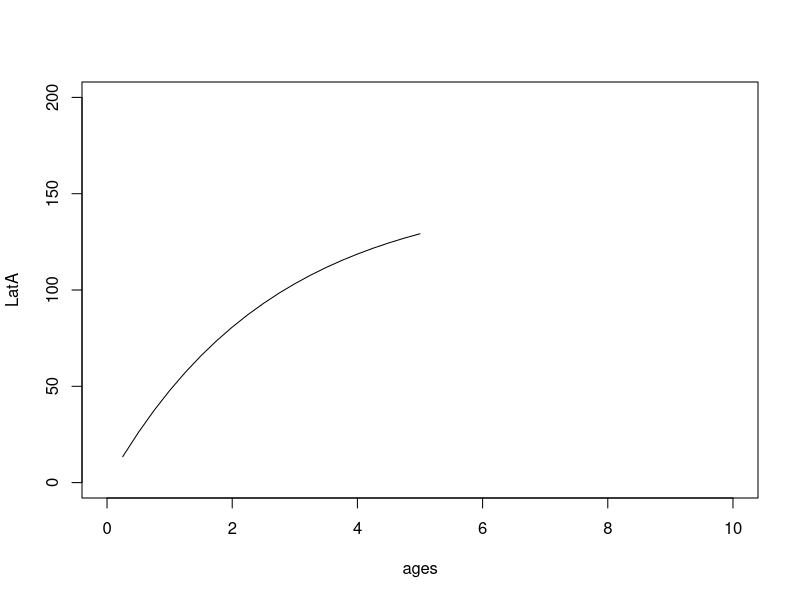
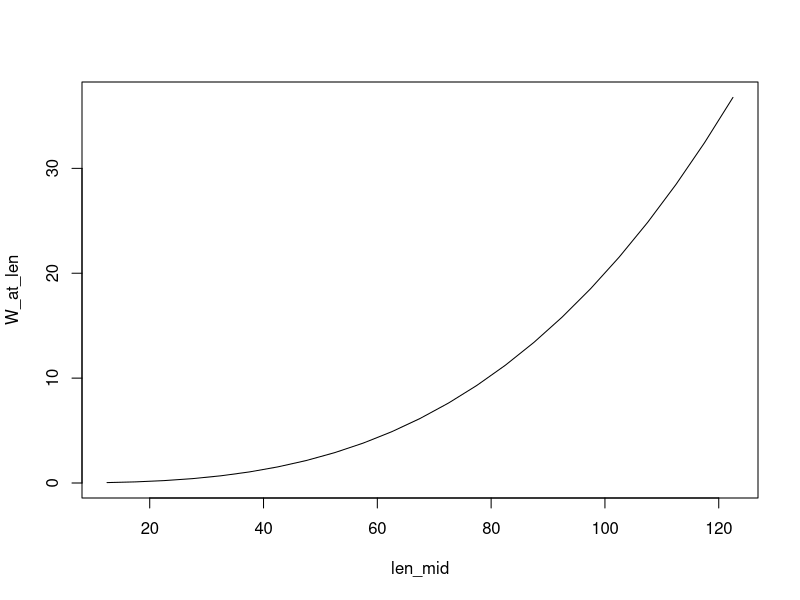
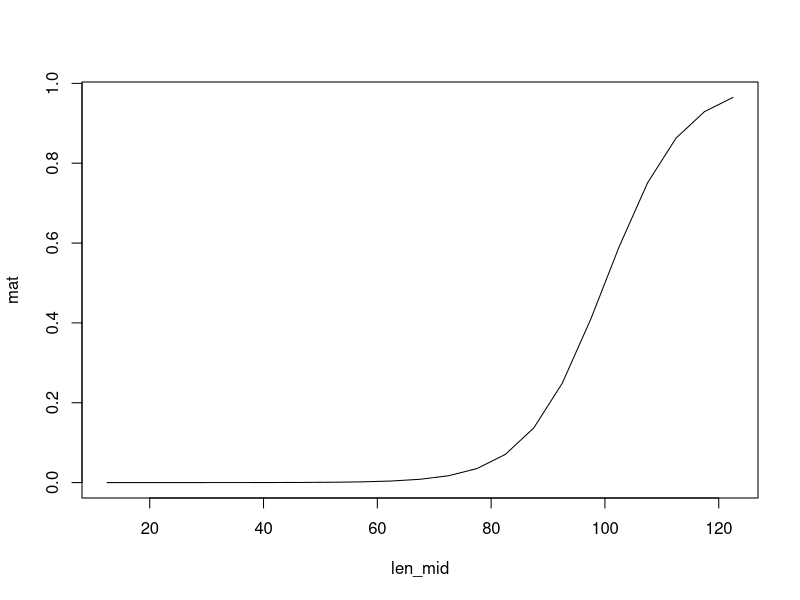
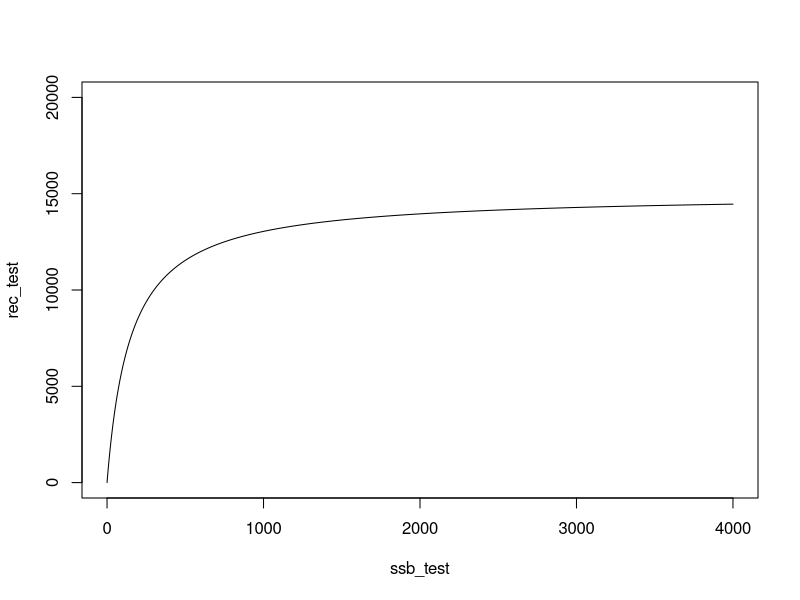

Reproduce these figures in R, in order.
#
# operating model M4: Tuna, Flat, Length-dependent
#-----------------------------------------------------
#---------------------------------------------------

# define functions
VB_func<-function(Linf,k,t0,age)
{
  Lt = Linf*(1-exp(-k*(age-t0))) 
  return(Lt)
}

mat_func<-function(L50,L95,length)
{
  b1=log(0.95/0.05)/(L95-L50)
  bo = -L50*b1
  logit_pt =  bo+b1*length
  matp= exp(logit_pt)/(1+exp(logit_pt))
  return(matp)
}

#---------------------------------------------------------------------------------
# define biological and fishing variables
nyear<-100 # number of years
rec.age<-0.25 # the age of recruitment to fishery (one quater)
first.year<-2020 # the first year of projection

# biological variables
max_age<-5 # number of ages

ages<-seq(rec.age,max_age,0.25) # list of ages in the simulation
years<-c(first.year:(first.year+nyear-1)) # list of years in the simulation

nage=length(ages)

len_mid<-seq(12.5,122.5,5)
len_border<-seq(10,125,5)
len_border[1]=-Inf
len_border[length(len_border)]=Inf
nlen<-length(len_mid)
len_lower=len_border[1:nlen]
len_upper=len_border[2:(nlen+1)]

M=0.2 # quaterly natural mortality
init_Z=0.1 # initial total mortality lead to equilibrium age structure

vbk=0.38
Linf=152
t0=1/Linf

LatA=VB_func(Linf,vbk,t0,ages)
plot(ages,LatA,type="l",ylim=c(0,200),xlim=c(0,10))

# weigth at length
a=2e-5; b=3
W_at_len = a*(len_mid^b)
plot(len_mid,W_at_len,type="l")

# maturation at length
mat_L50=100; mat_L95=120
mat=mat_func(mat_L50,mat_L95,len_mid)

plot(len_mid,mat,type="l")

cv_L=0.2 # the coefficient of variance in length at age at the beginning year
cv_inc=0.3 # the coefficient of variance in growth increment

std_logR=0.5 # standard deviation of recruitment
std_logN0=0.3 # standar deviation of initial number at age

# SR relationship (BH model) aS/(b+S)
alpha=15000
beta=150

ssb_test=seq(0,4000,1)
rec_test=alpha*ssb_test/(beta+ssb_test)

plot(ssb_test,rec_test,ylim=c(0,20000),type="l")

# growth transition matrix
Gij=matrix(NA,nrow=nlen,ncol=nlen) # probability from length bin j to lengh bin i.
for(j in 1:nlen){
  
  # ml_inc = (1-exp(-vbk*0.25))*(Linf-len_mid[j]) # expected growth increment based on VB model (quarterly growth)
  
  # decreasing logistic function
  delta_max=(1-exp(-vbk))*Linf # maximum expected size increment
  l50 = 0.5 * Linf # initial size having 50% maximum size increment
  l95 = 0.05 * Linf # initial size having 95% maximum size increment
  ml_inc = 0.25*delta_max / (1 + exp(-log(19)*(len_mid[j]-l50)/(l95-l50)))
  
  sl_inc = ml_inc*cv_inc # variability of growth increment
  
  for(i in 1:nlen){
    if(i<j){
      Gij[i,j]=0
    }
    if(i==j){
      Gij[i,j]=pnorm((len_upper[i]-len_mid[j]),ml_inc,sl_inc)
    }
    if(i>j){
      Gij[i,j]= pnorm((len_upper[i]-len_mid[j]),ml_inc,sl_inc)-pnorm((len_lower[i]-len_mid[j]),ml_inc,sl_inc)
    }
  }
}
colSums(Gij)

# survey variables

std_SN=0.1 # survey measurement error

q_surv_L50=30 # survey catchability at length
q_surv_L95=50
q_surv=mat_func(q_surv_L50,q_surv_L95,len_mid)

# fishing variable

# sel_L50=30 # fishing selectivity at length
# sel_L95=35
# sel=mat_func(sel_L50,sel_L95,len_mid)

sel=rep(1,length(len_mid))

#-------------------------------------------------------------------------------------------------
# start the simulation
setwd("E:\\simulation study\\operating models\\M4")

for(iter in 4:100){
  
  # to mimic continuous recruitment, tuna population dynamics is modelled as quater time step
  nstep=nyear*4
  
  # recruitment
  Rec<-rep(NA,nstep)
  R_init=10000 # initial number of recruitment(unit in '000)
  set.seed(iter)
  dev_logR = arima.sim(list(order=c(1,0,0), ar=0.1), n=nstep)*std_logR # std of rec is 0.2
  for(i in 1:nstep){
    Rec[i]<-exp(log(R_init)+dev_logR[i])
  }
  
  # mortality
  Z_at_len<-matrix(NA,nrow=nstep,ncol=nlen) # total mortality at length
  F_at_len<-matrix(NA,nrow=nstep,ncol=nlen) # fishing mortality at length
  M_at_len<-matrix(M,nrow=nstep,ncol=nlen) # natural mortality at length
  set.seed(iter)
  F_yr<-0.2*exp(arima.sim(list(order=c(1,0,0), ar=0.75), n=nstep)*0.2) # quarterly fishing mortality
  for(i in 1:nstep){
    F_at_len[i,]<-F_yr[i]*sel
    Z_at_len[i,]<-F_at_len[i,]+M_at_len[i,]
  }
  
  N_at_age<-matrix(NA,nrow=nstep,ncol=nage) # abundance at age
  N_at_len<-matrix(NA,nrow=nstep,ncol=nlen) # abundance at length
  
  # first year age structure
  set.seed(iter)
  N0_at_age = rep(NA,nage)
  dev_logN0 = rnorm((nage-1),0,std_logN0) # std of N0 is 0.3
  N0_at_age[1]<-Rec[1]
  for(i in 2:nage){
    N0_at_age[i]=N0_at_age[i-1]*exp(-init_Z+dev_logN0[i-1])
  }
  
  # three-dimensional cohort dynamics
  nla_list=list()
  bla_list=list()
  sbla_list=list()
  cnla_list=list()
  cbla_list=list()
  
  nla=matrix(NA,nrow=nlen,ncol=nage) # number of length at age
  bla=matrix(NA,nrow=nlen,ncol=nage) # biomass of length at age
  sbla=matrix(NA,nrow=nlen,ncol=nage) # spawning biomass of length at age
  cnla=matrix(NA,nrow=nlen,ncol=nage) # catch number of length at age
  cbla=matrix(NA,nrow=nlen,ncol=nage) # catch biomass of length at age
  
  SSB=rep(NA,nstep)
  TN=rep(NA,nstep)
  TB=rep(NA,nstep)
  CN=rep(NA,nstep)
  CB=rep(NA,nstep)
  
  pla=matrix(NA,nrow=nlen,ncol=nage) # probability of length at age
  ml=VB_func(Linf,vbk,t0,ages)
  sl=cv_L*ml
  for(i in 1:nlen){
    pla[i,]=pnorm(len_border[i+1],ml,sl)-pnorm(len_border[i],ml,sl)
  }
  
  for(i in 1:nage){
    nla[,i]=N0_at_age[i]*pla[,i]
    bla[,i]=nla[,i]*W_at_len
    sbla[,i]=bla[,i]*mat
    cnla[,i]=nla[,i]*(1-exp(-Z_at_len[1,]))*(F_at_len[1,]/Z_at_len[1,])
    cbla[,i]=cnla[,i]*W_at_len
  }
  
  nla_list[[1]]=nla
  bla_list[[1]]=bla
  sbla_list[[1]]=sbla
  cnla_list[[1]]=cnla
  cbla_list[[1]]=cbla
  
  TN[1]=sum(nla)
  TB[1]=sum(bla)
  SSB[1]=sum(sbla)
  CN[1]=sum(cnla)
  CB[1]=sum(cbla)
  
  for(i in 2:nstep)
  {
    # recruitment process
    logR=log(alpha*SSB[i-1]/(beta + SSB[i-1])) # BH model
    Rec[i]<-exp(logR+dev_logR[i]) # add autocorrelated error
    nla[,1]=Rec[i]*pla[,1]
    bla[,1]=nla[,1]*W_at_len
    sbla[,1]=bla[,1]*mat
    cnla[,1]=nla[,1]*(1-exp(-Z_at_len[i,]))*(F_at_len[i,]/Z_at_len[i,])
    cbla[,1]=cnla[,1]*W_at_len
    
    for(j in 2:(nage-1))
    {
      # survival process
      nla_survival=nla_list[[i-1]][,j-1]*exp(-Z_at_len[i-1,])
      
      # growth process
      nla[,j]=Gij %*% nla_survival
      bla[,j]=nla[,j]*W_at_len
      sbla[,j]=bla[,j]*mat
      cnla[,j]=nla[,j]*(1-exp(-Z_at_len[i,]))*(F_at_len[i,]/Z_at_len[i,])
      cbla[,j]=cnla[,j]*W_at_len
    }
    # plus group
    # survival process
    nla_survival=nla_list[[i-1]][,nage-1]*exp(-Z_at_len[i-1,]) + nla_list[[i-1]][,nage]*exp(-Z_at_len[i-1,])
    # growth process
    nla[,nage]=Gij %*% nla_survival
    bla[,nage]=nla[,nage]*W_at_len
    sbla[,nage]=bla[,nage]*mat
    cnla[,nage]=nla[,nage]*(1-exp(-Z_at_len[i,]))*(F_at_len[i,]/Z_at_len[i,])
    cbla[,nage]=cnla[,nage]*W_at_len
    
    nla_list[[i]]=nla
    bla_list[[i]]=bla
    sbla_list[[i]]=sbla
    cnla_list[[i]]=cnla
    cbla_list[[i]]=cbla
    
    TN[i]=sum(nla)
    TB[i]=sum(bla)
    SSB[i]=sum(sbla)
    CN[i]=sum(cnla)
    CB[i]=sum(cbla)
  }
  
  # derive two-dimensional number, biomass and catch at length and age
  N_at_age<-matrix(NA,nrow=nstep,ncol=nage) # number at age
  N_at_len<-matrix(NA,nrow=nstep,ncol=nlen) # number at length
  B_at_age<-matrix(NA,nrow=nstep,ncol=nage) # biomass at age
  B_at_len<-matrix(NA,nrow=nstep,ncol=nlen) # biomass at length
  SB_at_age<-matrix(NA,nrow=nstep,ncol=nage) # spawning biomass at age
  SB_at_len<-matrix(NA,nrow=nstep,ncol=nlen) # spawning biomass at length
  CN_at_age<-matrix(NA,nrow=nstep,ncol=nage) # catch number at age
  CN_at_len<-matrix(NA,nrow=nstep,ncol=nlen) # catch number at length
  CB_at_age<-matrix(NA,nrow=nstep,ncol=nage) # catch biomass at age
  CB_at_len<-matrix(NA,nrow=nstep,ncol=nlen) # catch biomass at length
  
  for(i in 1:nstep){
    N_at_age[i,]<-colSums(nla_list[[i]])
    N_at_len[i,]<-rowSums(nla_list[[i]])
    B_at_age[i,]<-colSums(bla_list[[i]])
    B_at_len[i,]<-rowSums(bla_list[[i]])
    SB_at_age[i,]<-colSums(sbla_list[[i]])
    SB_at_len[i,]<-rowSums(sbla_list[[i]])
    CN_at_age[i,]<-colSums(cnla_list[[i]])
    CN_at_len[i,]<-rowSums(cnla_list[[i]])
    CB_at_age[i,]<-colSums(cbla_list[[i]])
    CB_at_len[i,]<-rowSums(cbla_list[[i]])
  }
  
  # derive one dimensional number, biomass and catch
  TN<-rep(NA,nstep)
  TB<-rep(NA,nstep)
  SSB<-rep(NA,nstep)
  CN<-rep(NA,nstep)
  CB<-rep(NA,nstep)
  
  for(i in 1:nstep){
    TN[i]<-sum(N_at_len[i,])
    TB[i]<-sum(B_at_len[i,])
    SSB[i]<-sum(SB_at_len[i,])
    CN[i]<-sum(CN_at_len[i,])
    CB[i]<-sum(CB_at_len[i,])
  }
  
  # derive age-based mortality
  Z_at_age<-matrix(NA,nrow=nstep-1,ncol=nage-1)
  F_at_age<-matrix(NA,nrow=nstep-1,ncol=nage-1)
  M_at_age<-matrix(NA,nrow=nstep-1,ncol=nage-1)
  
  for(i in 1:(nstep-1)){
    for(j in 1:(nage-1)){
      Z_at_age[i,j]=log(N_at_age[i,j])-log(N_at_age[i+1,j+1])
      #F_at_age[i,j]=log(N_at_age[i,j]) - log(N_at_age[i,j]-CN_at_age[i,j])
      F_at_age[i,j]=(CN_at_age[i,j]*Z_at_age[i,j])/(N_at_age[i,j]*(1-exp(-Z_at_age[i,j])))
      M_at_age[i,j]=Z_at_age[i,j]-F_at_age[i,j]
    }
  }
  
  # calculate research vessel survey index
  rvnla_list=list()
  rvbla_list=list()
  rvnla=matrix(NA,nrow=nlen,ncol=nage) # number of length at age
  rvbla=matrix(NA,nrow=nlen,ncol=nage) # biomass of length at age
  RVN_at_age=matrix(NA,nrow=nstep,ncol=nage)
  RVN_at_len=matrix(NA,nrow=nstep,ncol=nlen)
  RVB_at_age=matrix(NA,nrow=nstep,ncol=nage)
  RVB_at_len=matrix(NA,nrow=nstep,ncol=nlen)
  
  set.seed(iter)
  surv_error<-rnorm(nstep,0,std_SN)
  for(i in 1:nstep){
    temp=nla_list[[i]]
    for(j in 1:nage){
      rvnla[,j]=temp[,j]*q_surv*exp(surv_error[i])
      rvbla[,j]=rvnla[,j]*W_at_len
    }
    rvnla_list[[i]]=rvnla
    rvbla_list[[i]]=rvbla
    
    RVN_at_age[i,]<-colSums(rvnla_list[[i]])
    RVN_at_len[i,]<-rowSums(rvnla_list[[i]])
    RVB_at_age[i,]<-colSums(rvbla_list[[i]])
    RVB_at_len[i,]<-rowSums(rvbla_list[[i]])
  }
  
  for(i in 1:nstep)
  {
    for(j in 1:nlen)
    {
      if(RVN_at_len[i,j]<1e-6){RVN_at_len[i,j]=1e-6}
    }
  }
  
  RVN=rowSums(RVN_at_len)
  RVB=rowSums(RVB_at_len)
  
  sim.data=list(
    SN_at_len = RVN_at_len[381:400,],
    q_surv = q_surv,
    len_mid = len_mid,
    nstep=(nyear-95)*4,
    nage=nage,
    nlen=nlen,
    ages=seq(0.25,max_age,0.25),
    weight=matrix(rep(W_at_len,(nyear-95)*4),nrow=nlen,ncol=(nyear-95)*4),
    mat=matrix(rep(mat,(nyear-95)*4),nrow=nlen,ncol=(nyear-95)*4),
    
    sel = sel,
    F_at_len = F_at_len[381:400,],
    F_at_age = F_at_age[381:399,],
    M_at_len = M_at_len[381:400,],
    M_at_age = M_at_age[381:399,],
    N_at_len = N_at_len[381:400,],
    N_at_age = N_at_age[381:400,],
    B_at_len = B_at_len[381:400,],
    B_at_age = B_at_age[381:400,],
    SB_at_len = SB_at_len[381:400,],
    SB_at_age = SB_at_age[381:400,],
    CN_at_len = CN_at_len[381:400,],
    CN_at_age = CN_at_age[381:400,],
    CB_at_len = CB_at_len[381:400,],
    CB_at_age = CB_at_age[381:400,],
    RVN_at_len = RVN_at_len[381:400,],
    RVN_at_age = RVN_at_age[381:400,],
    RVB_at_len = RVB_at_len[381:400,],
    RVB_at_age = RVB_at_age[381:400,],
    Rec = N_at_age[381:400,1],
    TN = TN[381:400],
    TB = TB[381:400],
    CN = CN[381:400],
    CB = CB[381:400],
    SSB = SSB[381:400]
  )
  
  save(sim.data,file=paste0("sim_rep",iter))
}
